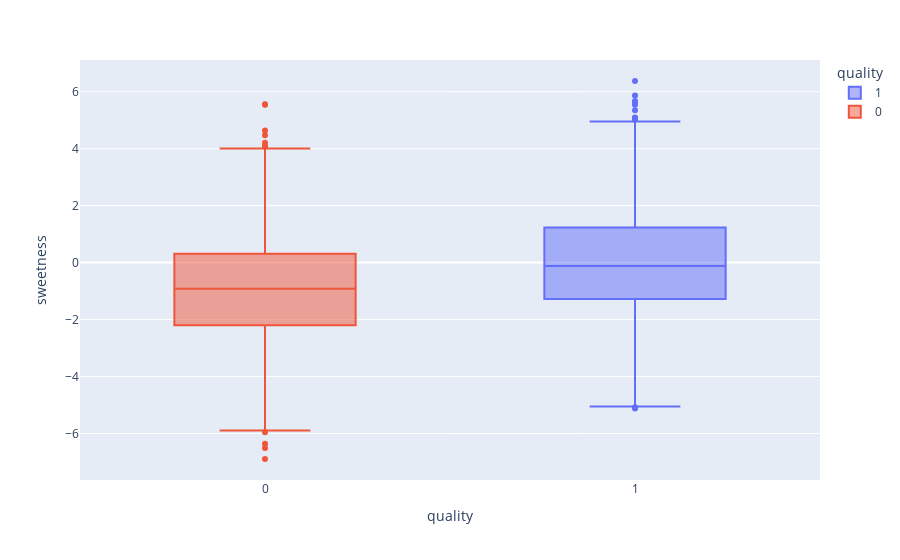

Notebook code for this chart:
### Code cell
# BoxPlot Quality x Sweetness
px.box(df_frutas, x='quality', y='sweetness', color='quality')

### Figure 1 — Plotly figure (JSON) as saved in the notebook; plotly's stock layout.template omitted (floating-point values rounded to 4 significant figures; data arrays with more than 128 entries replaced by an {"elided": "..."} marker saying what was removed)
{"data": [{"alignmentgroup": "True", "hovertemplate": "quality=%{x}<br>sweetness=%{y}<extra></extra>", "legendgroup": "1", "marker": {"color": "#636efa"}, "name": "1", "notched": false, "offsetgroup": "1", "orientation": "v", "showlegend": true, "type": "box", "x": {"elided": "2004 int values"}, "x0": " ", "xaxis": "x", "y": {"elided": "2004 float values"}, "y0": " ", "yaxis": "y"}, {"alignmentgroup": "True", "hovertemplate": "quality=%{x}<br>sweetness=%{y}<extra></extra>", "legendgroup": "0", "marker": {"color": "#EF553B"}, "name": "0", "notched": false, "offsetgroup": "0", "orientation": "v", "showlegend": true, "type": "box", "x": {"elided": "1996 int values"}, "x0": " ", "xaxis": "x", "y": {"elided": "1996 float values"}, "y0": " ", "yaxis": "y"}], "layout": {"boxmode": "overlay", "legend": {"title": {"text": "quality"}, "tracegroupgap": 0}, "margin": {"t": 60}, "xaxis": {"anchor": "y", "categoryarray": [1, 0], "categoryorder": "array", "domain": [0, 1], "title": {"text": "quality"}}, "yaxis": {"anchor": "x", "domain": [0, 1], "title": {"text": "sweetness"}}}}
